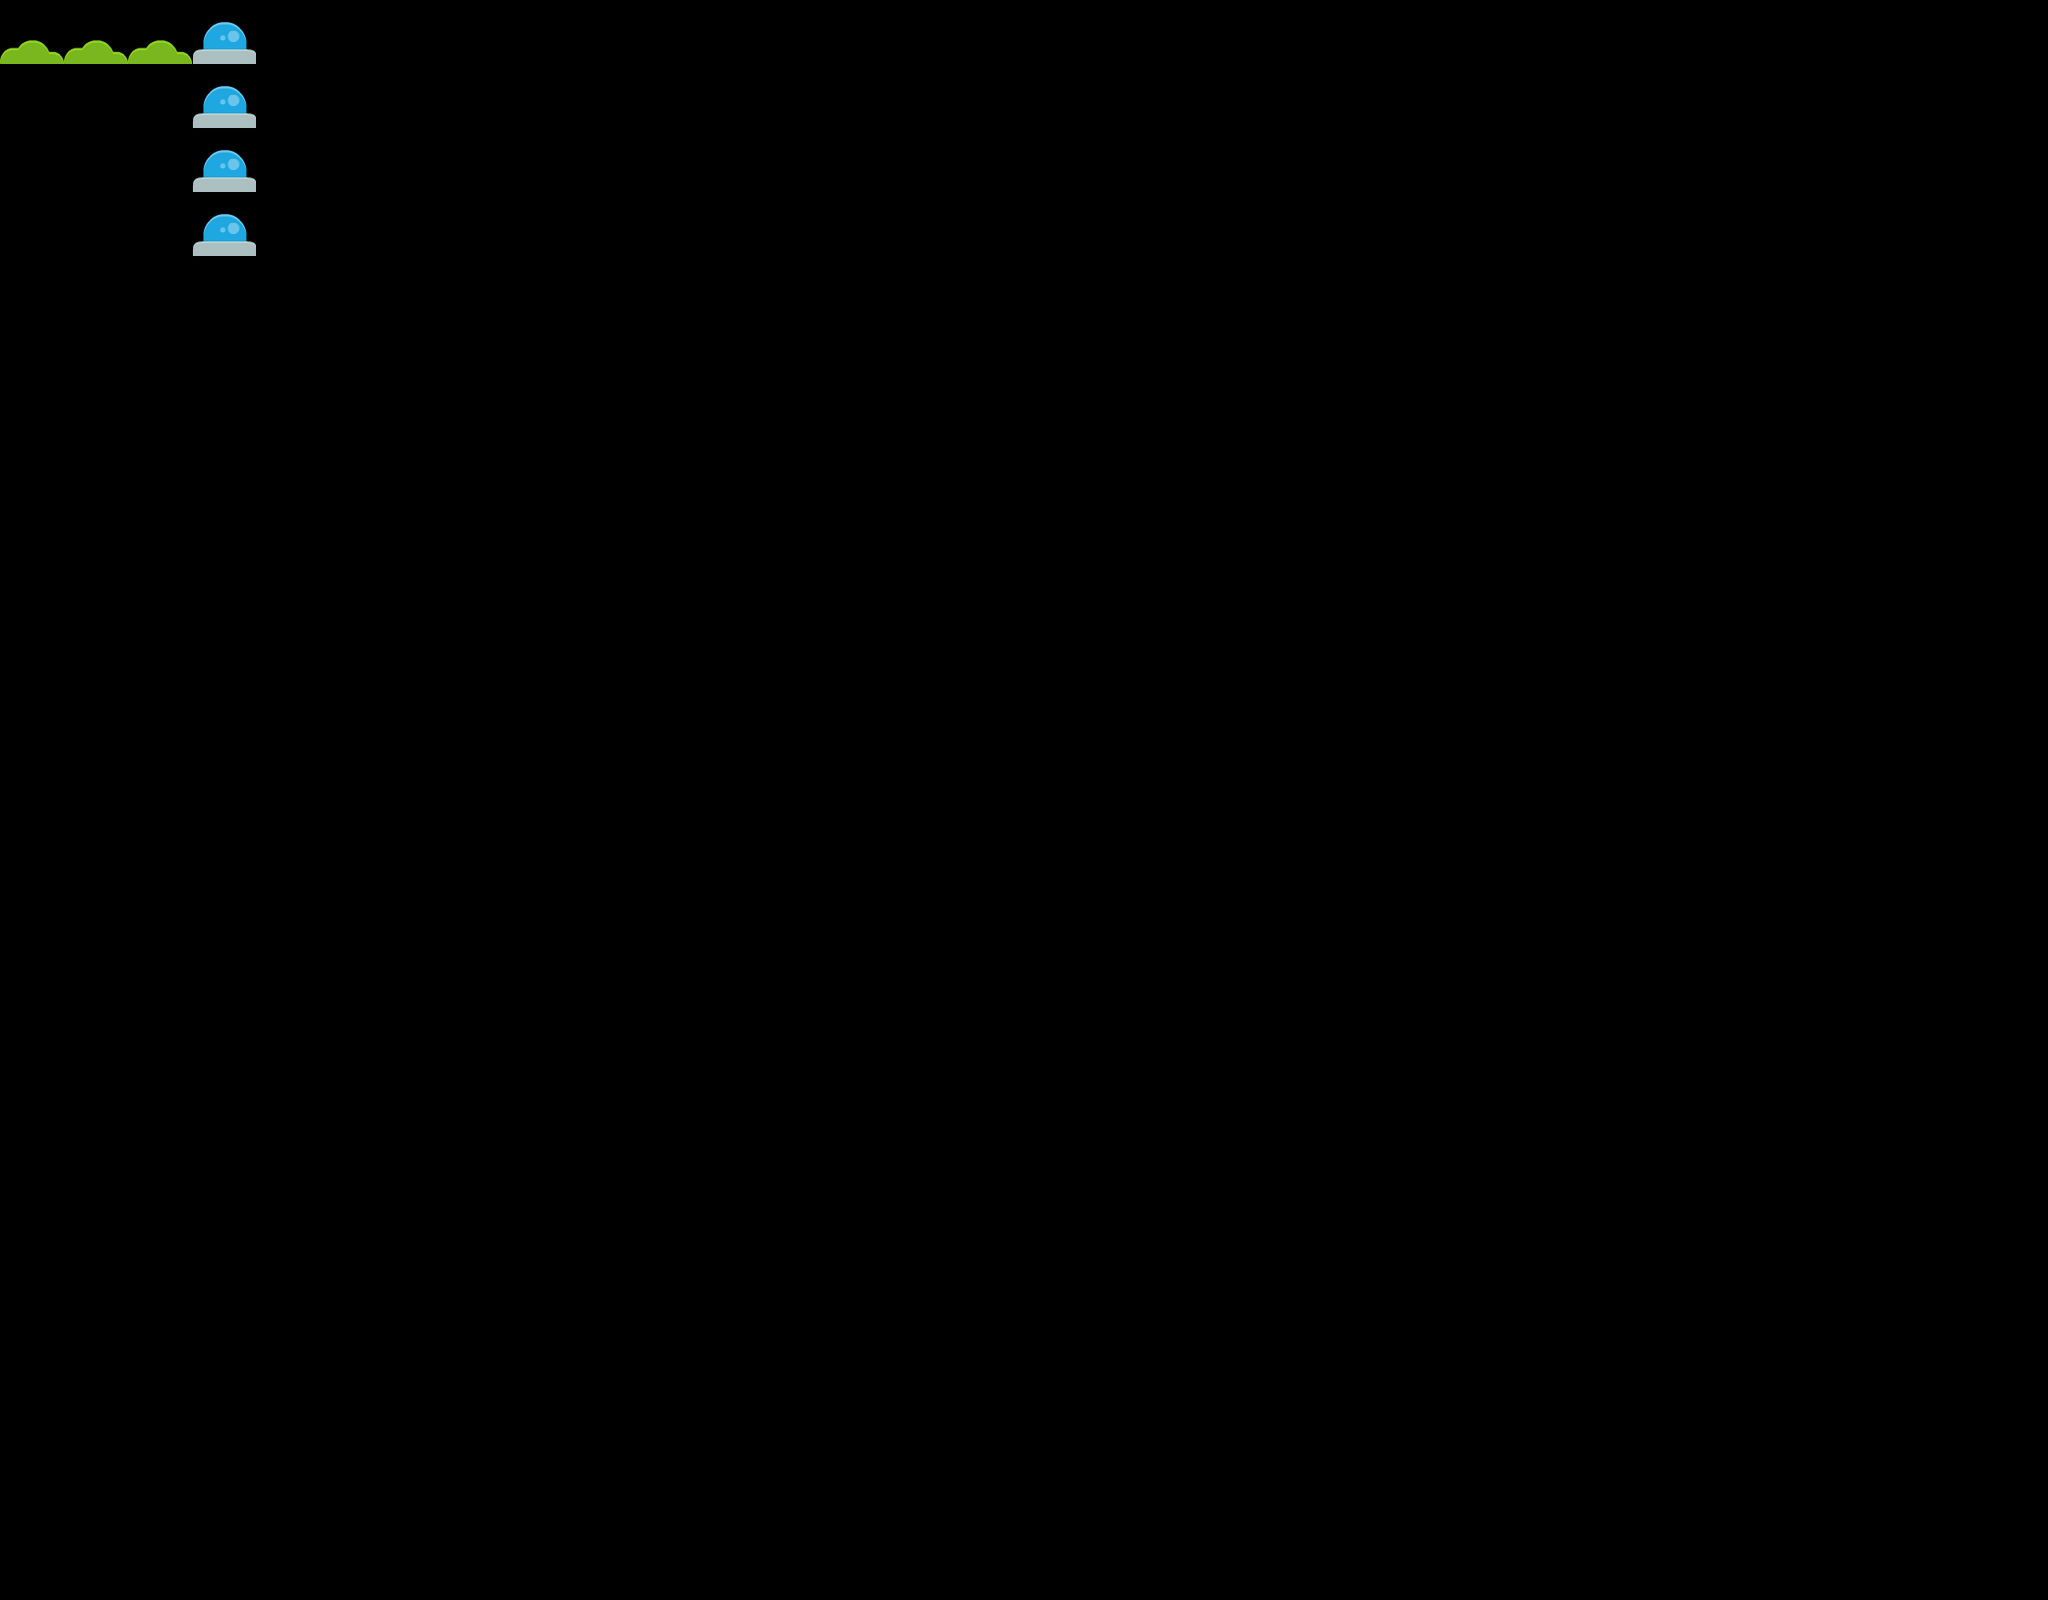

This game map was drawn from its Tiled (.tmx) file and the tilesets committed beside it. A one-line description and the trimmed map source follow:
An orthogonal 32x25 tile map with 70x70 px tiles, 1 tile layer (Vrstva dlaždic 1).

<map version="1.0" orientation="orthogonal" width="32" height="25" tilewidth="70" tileheight="70">
 <tileset firstgid="1" name="tiles" tilewidth="70" tileheight="70">
  <image source="tiles.png" width="852" height="856" />
 </tileset>
 <layer name="Vrstva dlaždic 1" width="32" height="25">
  <data>[800 cells, 7 non-empty, 2 distinct tile ids]</data>
 </layer>
</map>
